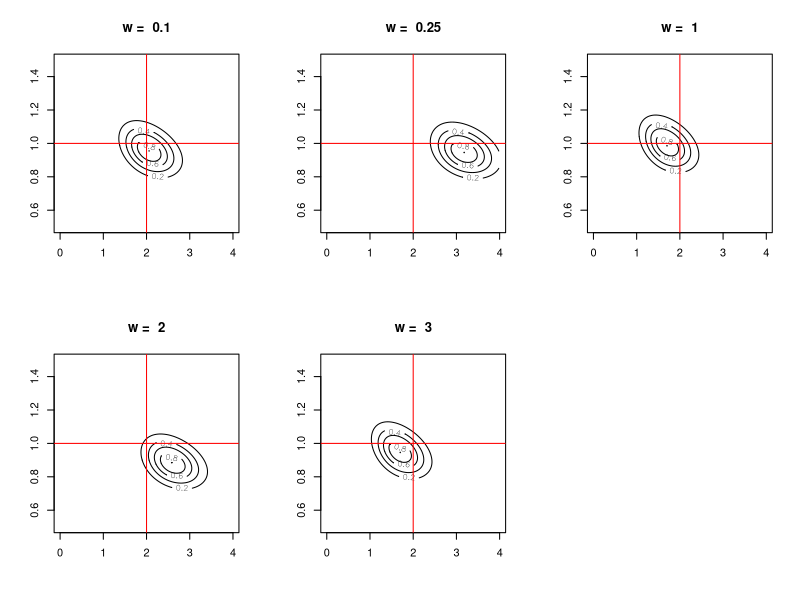
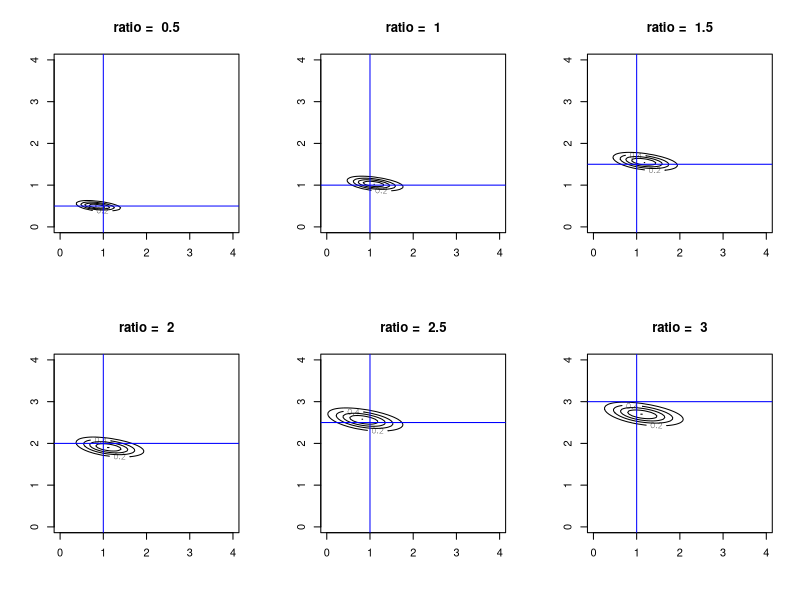

These figures' R source, in order:
# model 
signal <- function(x, a, b, x0, w, t){
	t * (a * exp(-(x-x0)^2/(2*w^2)) + b)
}

# model parameters
x0 <- 0 		# signal peak
w <- c(0.1, 0.25, 1, 2, 3)			# signal width
a.real <- 2		# signal amplitude
b.real <- 1		# background amplitude
delta.t <- 5	#exposure time

set.seed(307)
par(mfrow = c(2, 3))

for(i in 1:length(w)){

	# generate observed data
	xdat <- seq(from = -7*w[i], to = 7*w[i], by = 0.5*w[i])
	s.true <- signal(xdat, a.real, b.real, x0, w[i], delta.t)
	distrib_dat <- rpois(length(s.true), s.true)

	#xplot <- seq(min(xdat), max(xdat), 0.05*w[i])
	#splot <- signal(xplot, a.real, b.real, x0, w[i], delta.t)

	# sampling grid for computing posterior
	alim <- c(0, 4)
	blim <- c(0.5, 1.5)
	Nsamp <- 100
	unigrid <- seq(1/(2*Nsamp), 1-1/(2*Nsamp), 1/Nsamp)
	delta_a <- diff(alim/Nsamp)
	delta_b <- diff(blim/Nsamp)
	a <- alim[1] + diff(alim)*unigrid
	b <- blim[1] + diff(blim)*unigrid

	# log posterior
	log.post <- function(d, x, a, b, x0, w, t){
		if(a < 0 || b < 0) {return(-Inf)}
		sum(dpois(d, lambda = signal(x, a, b, x0, w, t), log = TRUE))
	}

	z <- matrix(data = NA, nrow = length(a), ncol = length(b))
	for(j in 1:length(a)){
		for(k in 1:length(b)){
			z[j,k] <- log.post(distrib_dat, xdat, a[j], b[k], x0, w[i], delta.t)
		}
	}

	z <- z - max(z)

	contour(a, b, exp(z), nlevels = 5, labcex = 0.5, main = paste("w = ", w[i]))
	abline(v = a.real,
		col = "red")
	abline(h = b.real,
		col = "red")
}


# model parameters
x0 <- 0 		# signal peak
w <- 1			# signal width
ratio <- c(0.5, 1, 1.5, 2, 2.5, 3)
a.real <- 1		# signal amplitude
b.real <- a.real * ratio		# background amplitude
delta.t <- 5	#exposure time

set.seed(135)
par(mfrow = c(2, 3))
for(i in 1:length(ratio)){

	# generate observed data
	xdat <- seq(from = -7*w, to = 7*w, by = 0.5*w)
	s.true <- signal(xdat, a.real, b.real[i], x0, w, delta.t)
	distrib_dat <- rpois(length(s.true), s.true)

	#xplot <- seq(min(xdat), max(xdat), 0.05*w[i])
	#splot <- signal(xplot, a.real, b.real, x0, w[i], delta.t)

	# sampling grid for computing posterior
	alim <- c(0, 4)
	blim <- c(0, 4)
	Nsamp <- 100
	unigrid <- seq(1/(2*Nsamp), 1-1/(2*Nsamp), 1/Nsamp)
	delta_a <- diff(alim/Nsamp)
	delta_b <- diff(blim/Nsamp)
	a <- alim[1] + diff(alim)*unigrid
	b <- blim[1] + diff(blim)*unigrid

	# log posterior
	log.post <- function(d, x, a, b, x0, w, t){
		if(a < 0 || b < 0) {return(-Inf)}
		sum(dpois(d, lambda = signal(x, a, b, x0, w, t), log = TRUE))
	}

	z <- matrix(data = NA, nrow = length(a), ncol = length(b))
	for(j in 1:length(a)){
		for(k in 1:length(b)){
			z[j,k] <- log.post(distrib_dat, xdat, a[j], b[k], x0, w, delta.t)
		}
	}

	z <- z - max(z)

	contour(a, b, exp(z),
		nlevels = 5,
		labcex = 0.5,
		main = paste("ratio = ", ratio[i]))
	abline(v = a.real,
		col = "blue")
	abline(h = b.real[i],
		col = "blue")
}








